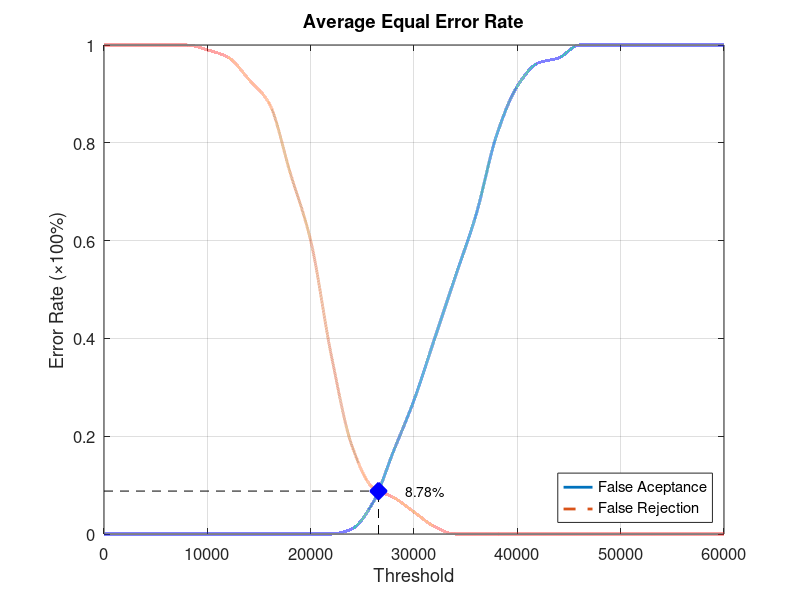
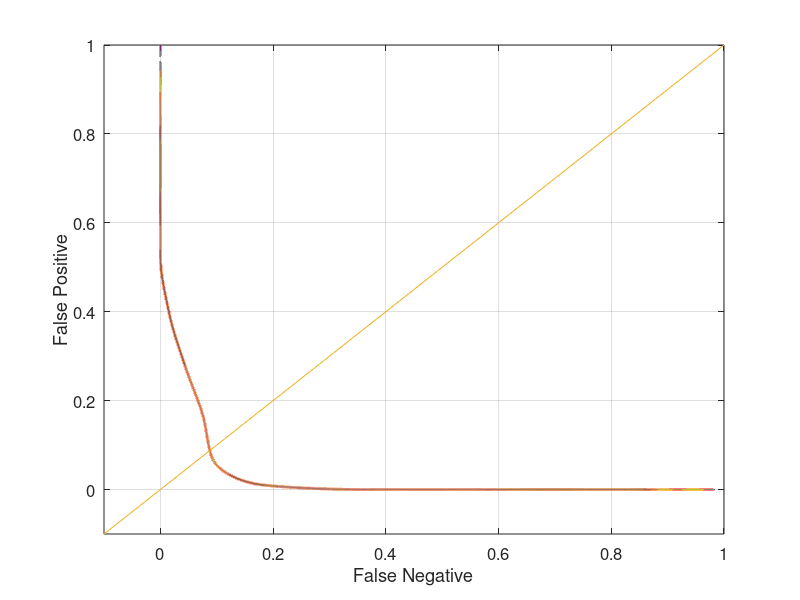

Reproduce these figures in MATLAB, in order.
function yEER = Database1_1
close all;
clear;
clc;
x = 0:2000:60000;
xq = 0:0.5:60000;

y0 = [0 0 0 0 0 0 0 0 0 0 0 0 0.0105263 0.0631579 0.168421 0.273684 0.4 0.526316 0.652632 0.815789 0.915789 0.963158 0.973684 1 1 1 1 1 1 1 1];
yy0 = interp1(x, y0, xq, 'pchip');
y1 = [1 1 1 1 1 0.99 0.975 0.93 0.88 0.74 0.6 0.365 0.18 0.095 0.075 0.045 0.015 0 0 0 0 0 0 0 0 0 0 0 0 0 0];
yy1 = interp1(x, y1, xq, 'pchip');

% Calculating EER: 
y2 = abs(y0 - y1);
find(y2 == min(y2))
yy2 = abs(yy0 - yy1);
xEER = find(yy2 == min(yy2));
xEERIndex = xq(xEER) % X-axis EER
yEER = yy0(xEER) % Y-axis EER

main = figure
plot(xq, yy0,'-','LineWidth', 2);	hold on
plot(xq, yy1,'--','LineWidth', 2);	hold on
plot([xEERIndex xEERIndex], [0 yEER], 'k--');	hold on
plot([0 xEERIndex], [yEER yEER], 'k--');	hold on
plot(xEERIndex, yEER, 'bx', 'LineWidth', 10);	hold on
text(xEERIndex + 10 * xEERIndex / 100, yEER, [num2str(round((10000 * yEER)) / 100) '%'])
legend('False Aceptance', 'False Rejection', 'Location', 'SouthEast')
xlabel('Threshold')
ylabel('Error Rate (\times100%)')
title('Average Equal Error Rate')
set(gca, 'FontSize', 12)
axis([0 60000 0 1])
grid on

print(main, 'Database1_1Main', '-dpng');
FNRxFPR = figure('Color', [1 1 1]);
plot(yy1, yy0, '-', yy1, yy0, 'LineWidth', 2);
hold on
y = -0.1:0.1:1
plot(y, y); 
set(gca, 'FontSize', 12)
xlabel('False Negative')
ylabel('False Positive')
axis([-0.1 1 -0.1 1])
set(gca, 'FontSize', 12)
grid on

print(FNRxFPR, 'Database1_1FNRxFPR','-dpng');
end
